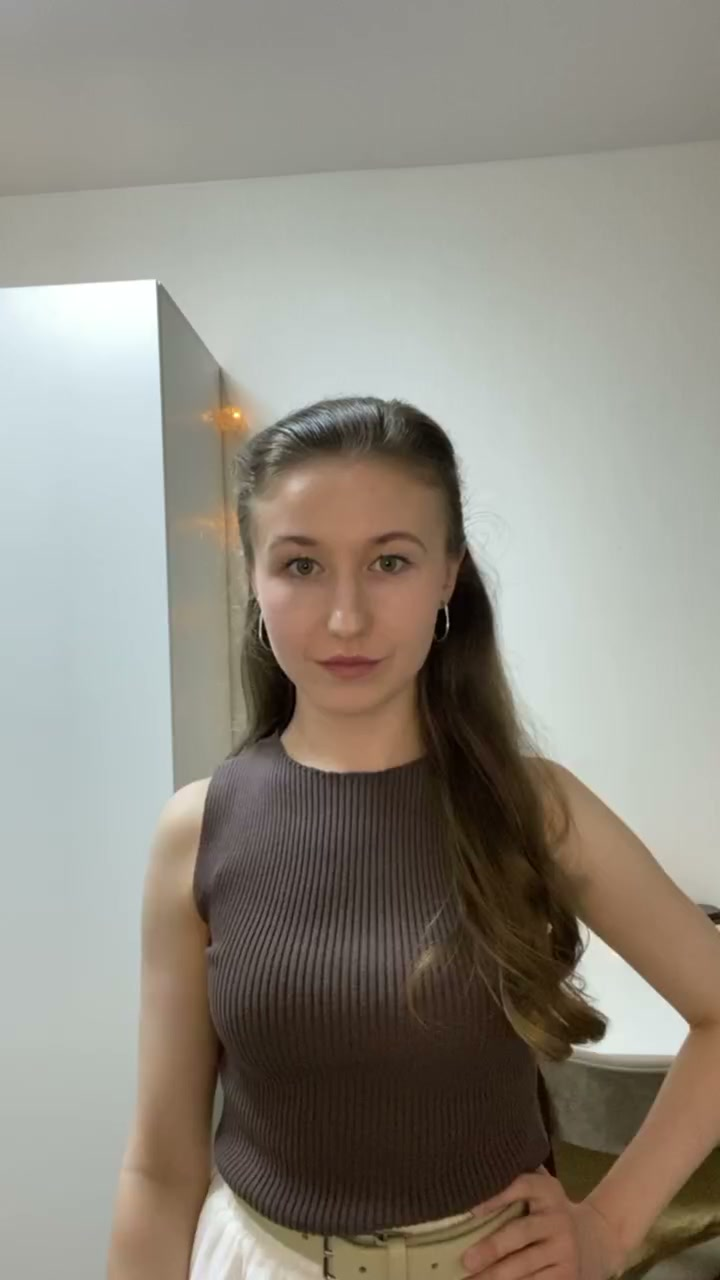
#> input picture mcp-montage/tests/fixtures/frontal-face.jpg, 720 x 1280 px
$ python -i framing.py   (imports and definitions only)
#> lines starting #> are read from the running program, lines starting #| are printed output that depends on the picture
#> further down, picture is the input picture: shape (1280, 720, 3); mean B, G, R 129.3, 139.6, 144.5
"""Auto talking-head framing from face detection + caption Y from chest band."""

from __future__ import annotations

import logging
from pathlib import Path
from typing import Any

import cv2
import numpy as np

from .io import atomic_write_json, working_output
from .media import require_tool, run

_log = logging.getLogger(__name__)

EYE_LINE_RATIO = 0.22
FACE_HEIGHT_RATIO = 0.26  # head+shoulders — leave chest band for captions
HEADROOM_TARGET = 0.10
HEADROOM_MIN = 0.04
HEADROOM_MAX = 0.18
HEADROOM_AUDIT_MAX = 0.40  # moving speaker: only extreme empty sky fails
FACE_EDGE_MARGIN_PX = 24
FACE_CENTER_TOLERANCE_RATIO = 0.20
# Отступ под подбородком и полоса груди — по замеру референса, а не на глаз.
# style/measured-v1.json: caption_gap_below_chin_pct = 9,97%; прямой замер кадра
# эталона 30.08 дал низ строки на 68,9% высоты кадра. Прежние 0.15 и потолок 0.80
# уводили строку на 78% высоты — на 9 пунктов ниже эталона.
CAPTION_GAP_RATIO = 0.10
CAPTION_SAFETY_PX = 48
CHEST_BAND_MIN_RATIO = 0.60
CHEST_BAND_MAX_RATIO = 0.66
# Субтитр стоит по вертикальной оси КАДРА, а не по телу говорящего: в референсах
# строка центрирована по кадру и не ездит вслед за плечами (style/measured-v1.json).
# Привязка к боксу лица давала снос вправо на ~15% ширины и «плавание» между планами.
CAPTION_X_ANCHOR = "frame-center"
# Ширину строки держат поля кадра, а не плечи говорящего: строка центрирована по
# кадру, и «конверт по торсу» только ужимал кегль на длинных словах. Замер эталона
# 30.08: слово «количеством» занимает 50,1% ширины кадра одной строкой.
CAPTION_TORSO_WIDTH_FACE_RATIO = 2.2
CAPTION_TORSO_WIDTH_MIN_PX = 280
CAPTION_TORSO_WIDTH_MAX_FRAME_RATIO = 0.86
FACE_HEIGHT_MIN_RATIO = 0.10
FACE_HEIGHT_MAX_RATIO = 0.40

_YUNET_MODEL = Path(__file__).parent / "models" / "face_detection_yunet_2023mar.onnx"


def _haar_path() -> Path:
    return Path(cv2.data.haarcascades) / "haarcascade_frontalface_default.xml"


def detect_faces_yunet(
    image_bgr: np.ndarray,
    *,
    conf_threshold: float = 0.5,
) -> list[tuple[int, int, int, int, float]]:
    """Yunet DNN detector — returns (x, y, w, h, confidence) tuples."""
#> called with conf_threshold = 0.5
    import tempfile, shutil
    h, w = image_bgr.shape[:2]
#> h = 1280; w = 720
    if not _YUNET_MODEL.exists():
        return []
    model_path = str(_YUNET_MODEL)
    # OpenCV DNN cannot read ONNX from paths with non-ASCII characters.
    # Copy to a temp file with an ASCII-safe path when needed.
    try:
        model_path.encode("ascii")
        safe_path = model_path
    except UnicodeEncodeError:
        tmp = Path(tempfile.gettempdir()) / "yunet_face.onnx"
        if not tmp.exists():
            shutil.copy2(_YUNET_MODEL, tmp)
        safe_path = str(tmp)
    try:
        detector = cv2.FaceDetectorYN.create(safe_path, "", (w, h), conf_threshold, 0.3, 5000)
    except cv2.error:
        _log.warning("Yunet model load failed, will fall back to Haar")
        return []
    _, faces = detector.detect(image_bgr)
    if faces is None:
        return []
    return [(int(f[0]), int(f[1]), int(f[2]), int(f[3]), float(f[14])) for f in faces]


def detect_faces_bgr(image_bgr: np.ndarray) -> list[tuple[int, int, int, int]]:
    """Detect faces using Yunet (primary) with Haar cascade fallback."""
    yunet_results = detect_faces_yunet(image_bgr)
#> yunet_results = []
    if yunet_results:
        return [(x, y, w, h) for x, y, w, h, _conf in yunet_results]

    _log.debug("Yunet found no faces, falling back to Haar cascade")
    gray = cv2.cvtColor(image_bgr, cv2.COLOR_BGR2GRAY)
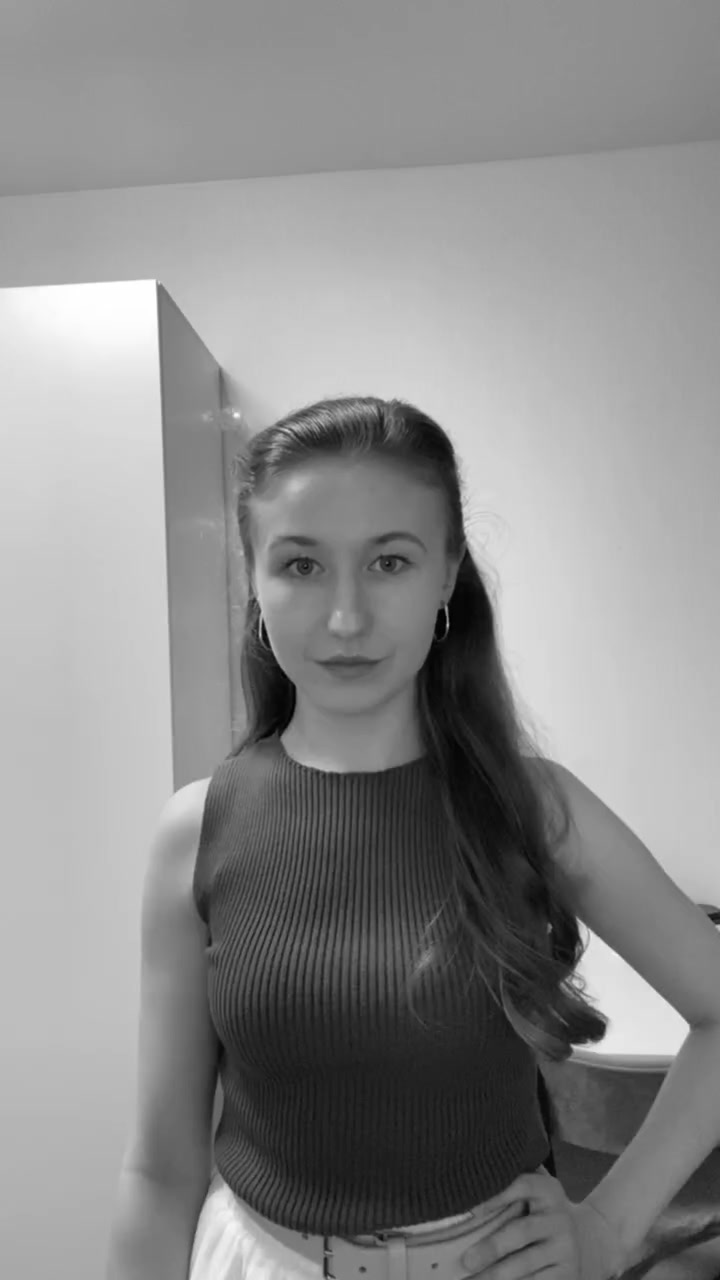
#> gray: shape (1280, 720); min 1, max 255, mean 139.9
    gray = cv2.equalizeHist(gray)
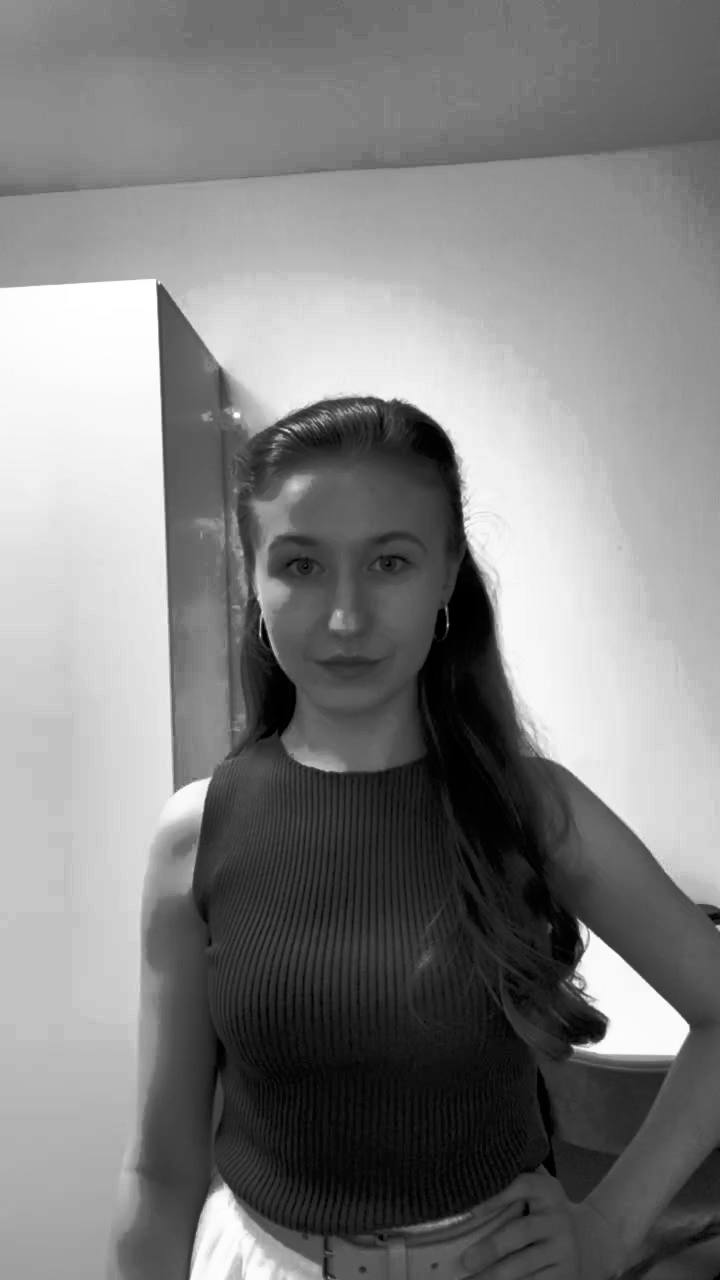
#> gray: shape (1280, 720); min 0, max 255, mean 128.4
    cascade = cv2.CascadeClassifier(str(_haar_path()))
    if cascade.empty():
        raise RuntimeError("OpenCV Haar cascade failed to load")
    faces = cascade.detectMultiScale(gray, scaleFactor=1.1, minNeighbors=5, minSize=(48, 48))
#> faces = [[227, 476, 239, 239]]
    if len(faces) == 0:
        faces = cascade.detectMultiScale(gray, scaleFactor=1.08, minNeighbors=4, minSize=(36, 36))
    return [(int(x), int(y), int(w), int(h)) for x, y, w, h in faces]


# [507 lines left out: functions filter_talking_head_faces, detect_largest_face, score_face, grab_video_frame, load_bgr, compute_framing_plan and 8 more, not called in this run]

>>> import cv2
>>> picture = cv2.imread('../../tests/fixtures/frontal-face.jpg')
>>> result = detect_faces_bgr(picture)
#> result = [(227, 476, 239, 239)]
